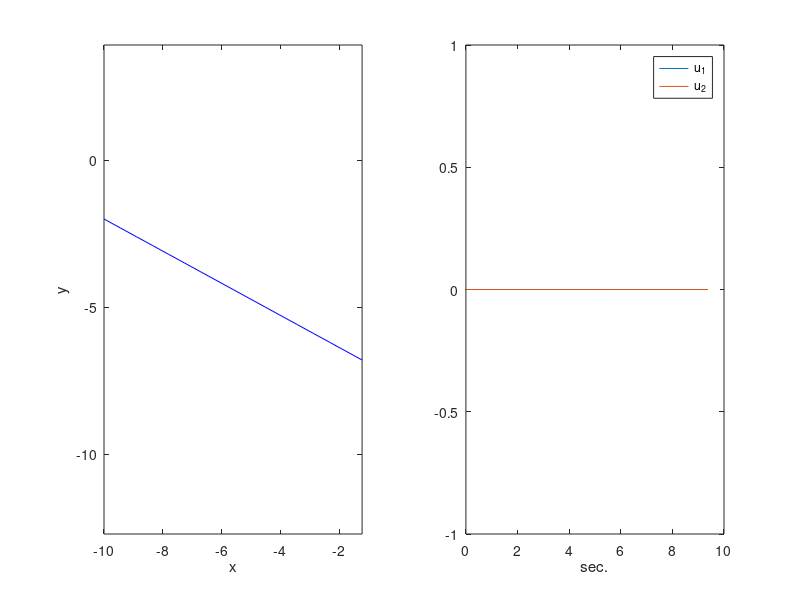

MATLAB code for this plot: (Note: this script raises an error after producing the figure.)
function f = trajopt_sqp_car()
% Optimal control example of a simple car model

% time horizon and segments
tf = 10;
S.N = 16;
S.h = tf/S.N;
S.tf = tf;

% cost function parameters
S.Q = .0*diag([5, 5, 1, 1, 0]);
S.R = diag([1, 5]);
S.Qf = diag([5, 5, 1, 1, 0]);

S.f = @car_f;
S.L = @car_L;
S.Lf = @car_Lf;

% initial state
x0 = [-10; -2; -0.5; 1; 0];

% initial control sequence
%us = [repmat([.1;0.1], 1, S.N/2), repmat(-[.1;0.1], 1, S.N/2)]/5;
%us = [repmat([.1;0], 1, N/2), repmat(-[.1;0], 1, N/2)]/5;
us = zeros(2,S.N);

xs = traj(x0, us, S);

plottraj(xs, us, S)

% optimize trajector
[xs, us, cost, exitflag,output] = trajopt_sqp(xs, us, S, @plottraj);

% plot result
subplot(1,2,1)
plot(xs(1,:), xs(2,:), '-g', 'LineWidth',3);



function [L, Lx, Lxx, Lu, Luu] = car_L(k, x, u, S)
% car cost (just standard quadratic cost)

L = S.h/2*(x'*S.Q*x + u'*S.R*u);
Lx = S.h*S.Q*x;
Lxx = S.h*S.Q;
Lu = S.h*S.R*u;
Luu = S.h*S.R;

function [L, Lx, Lxx] = car_Lf(x, S)
% car cost (just standard quadratic cost)

L = x'*S.Qf*x/2;
Lx = S.Qf*x;
Lxx = S.Qf;


function [x, A, B] = car_f(k, x, u, S)
% car dynamics and jacobians

h = S.h;
c = cos(x(3));
s = sin(x(3));
v = x(4);
w = x(5);

A = [1 0 -h*s*v h*c 0;
     0 1 h*c*v h*s 0;
     0 0 1 0 h;
     0 0 0 1 0;
     0 0 0 0 1];

B = [0 0;
     0 0;
     0 0;
     h 0;
     0 h];

x = [x(1) + h*c*v;
     x(2) + h*s*v;
     x(3) + h*w;
     v + h*u(1);
     w + h*u(2)];


function xs = traj(x0, us, S)

N = size(us, 2);
xs(:,1) = x0;

for k=1:N,
  xs(:, k+1) = S.f(k, xs(:,k), us(:,k), S);
end


function J  = cost(xs, us, S)

N = size(us, 2);
J = 0;

for k=1:N+1,
  if k < N+1
    [L, Lx, Lxx, Lu, Luu] = S.L(k, xs(:,k), us(:,k), S);
  else
    [L, Lx, Lxx] = S.Lf(xs(:,end), S);  
  end
  J = J + L;
end


function f = plottraj(xs, us, S)

%only plot every 250'th call
global pc
pc = pc + 1;
if (mod(pc,100))
  return
end

subplot(1,2,1)
% draw all obstacles
plot(xs(1,:), xs(2,:), '-b');
xlabel('x')
ylabel('y')
axis equal
drawnow 
hold on

subplot(1,2,2)
plot(0:S.h:S.tf-S.h, us(1,:),0:S.h:S.tf-S.h, us(2,:));
xlabel('sec.')
legend('u_1','u_2')

